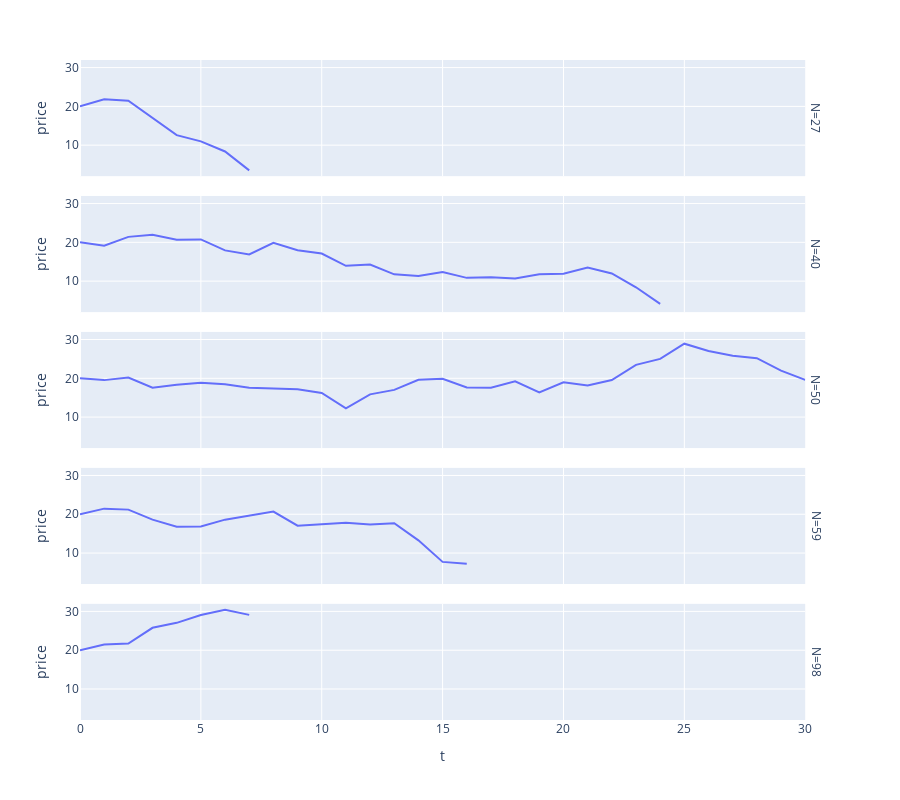

The cell this chart's notebook holds for it:
### Markdown cell above
Next we plot a few of the 100 paths using plotly. We notice that if the price never drops below `theta_low` the asset is sold at the end of the time horizon.

### Code cell
sample_paths = np.random.choice(100, size=5, replace=False)
df = high_low_policy.results.loc[high_low_policy.results.N.isin(sample_paths), :]
px.line(data_frame=df, x="t", y="price", facet_row="N", height=800)

### Figure 1 — Plotly figure (JSON) as saved in the notebook; plotly's stock layout.template omitted (floating-point values rounded to 4 significant figures)
{"data": [{"hovertemplate": "N=27<br>t=%{x}<br>price=%{y}<extra></extra>", "legendgroup": "", "line": {"color": "#636efa", "dash": "solid"}, "marker": {"symbol": "circle"}, "mode": "lines", "name": "", "orientation": "v", "showlegend": false, "type": "scatter", "x": [0, 1, 2, 3, 4, 5, 6, 7], "xaxis": "x5", "y": [20.0, 21.84, 21.47, 17.1, 12.59, 10.99, 8.376, 3.509], "yaxis": "y5"}, {"hovertemplate": "N=40<br>t=%{x}<br>price=%{y}<extra></extra>", "legendgroup": "", "line": {"color": "#636efa", "dash": "solid"}, "marker": {"symbol": "circle"}, "mode": "lines", "name": "", "orientation": "v", "showlegend": false, "type": "scatter", "x": [0, 1, 2, 3, 4, 5, 6, 7, 8, 9, 10, 11, 12, 13, 14, 15, 16, 17, 18, 19, 20, 21, 22, 23, 24], "xaxis": "x4", "y": [20.0, 19.12, 21.41, 21.96, 20.66, 20.76, 17.92, 16.86, 19.87, 17.97, 17.11, 13.95, 14.29, 11.75, 11.34, 12.35, 10.84, 10.97, 10.68, 11.78, 11.92, 13.5, 11.97, 8.419, 4.131], "yaxis": "y4"}, {"hovertemplate": "N=50<br>t=%{x}<br>price=%{y}<extra></extra>", "legendgroup": "", "line": {"color": "#636efa", "dash": "solid"}, "marker": {"symbol": "circle"}, "mode": "lines", "name": "", "orientation": "v", "showlegend": false, "type": "scatter", "x": [0, 1, 2, 3, 4, 5, 6, 7, 8, 9, 10, 11, 12, 13, 14, 15, 16, 17, 18, 19, 20, 21, 22, 23, 24, 25, 26, 27, 28, 29, 30], "xaxis": "x3", "y": [20.0, 19.53, 20.21, 17.58, 18.36, 18.83, 18.48, 17.54, 17.35, 17.18, 16.24, 12.26, 15.86, 17.01, 19.63, 19.88, 17.63, 17.59, 19.25, 16.39, 18.97, 18.12, 19.56, 23.45, 25.01, 28.92, 27.02, 25.81, 25.17, 21.99, 19.59], "yaxis": "y3"}, {"hovertemplate": "N=59<br>t=%{x}<br>price=%{y}<extra></extra>", "legendgroup": "", "line": {"color": "#636efa", "dash": "solid"}, "marker": {"symbol": "circle"}, "mode": "lines", "name": "", "orientation": "v", "showlegend": false, "type": "scatter", "x": [0, 1, 2, 3, 4, 5, 6, 7, 8, 9, 10, 11, 12, 13, 14, 15, 16], "xaxis": "x2", "y": [20.0, 21.45, 21.2, 18.62, 16.81, 16.86, 18.61, 19.64, 20.69, 17.06, 17.51, 17.84, 17.39, 17.69, 13.28, 7.725, 7.231], "yaxis": "y2"}, {"hovertemplate": "N=98<br>t=%{x}<br>price=%{y}<extra></extra>", "legendgroup": "", "line": {"color": "#636efa", "dash": "solid"}, "marker": {"symbol": "circle"}, "mode": "lines", "name": "", "orientation": "v", "showlegend": false, "type": "scatter", "x": [0, 1, 2, 3, 4, 5, 6, 7], "xaxis": "x", "y": [20.0, 21.49, 21.71, 25.78, 27.06, 29.07, 30.46, 29.11], "yaxis": "y"}], "layout": {"annotations": [{"font": {}, "showarrow": false, "text": "N=98", "textangle": 90, "x": 0.98, "xanchor": "left", "xref": "paper", "y": 0.088, "yanchor": "middle", "yref": "paper"}, {"font": {}, "showarrow": false, "text": "N=59", "textangle": 90, "x": 0.98, "xanchor": "left", "xref": "paper", "y": 0.294, "yanchor": "middle", "yref": "paper"}, {"font": {}, "showarrow": false, "text": "N=50", "textangle": 90, "x": 0.98, "xanchor": "left", "xref": "paper", "y": 0.5, "yanchor": "middle", "yref": "paper"}, {"font": {}, "showarrow": false, "text": "N=40", "textangle": 90, "x": 0.98, "xanchor": "left", "xref": "paper", "y": 0.706, "yanchor": "middle", "yref": "paper"}, {"font": {}, "showarrow": false, "text": "N=27", "textangle": 90, "x": 0.98, "xanchor": "left", "xref": "paper", "y": 0.912, "yanchor": "middle", "yref": "paper"}], "height": 800, "legend": {"tracegroupgap": 0}, "margin": {"t": 60}, "xaxis": {"anchor": "y", "domain": [0, 0.98], "title": {"text": "t"}}, "xaxis2": {"anchor": "y2", "domain": [0, 0.98], "matches": "x", "showticklabels": false}, "xaxis3": {"anchor": "y3", "domain": [0, 0.98], "matches": "x", "showticklabels": false}, "xaxis4": {"anchor": "y4", "domain": [0, 0.98], "matches": "x", "showticklabels": false}, "xaxis5": {"anchor": "y5", "domain": [0, 0.98], "matches": "x", "showticklabels": false}, "yaxis": {"anchor": "x", "domain": [0, 0.176], "title": {"text": "price"}}, "yaxis2": {"anchor": "x2", "domain": [0.206, 0.382], "matches": "y", "title": {"text": "price"}}, "yaxis3": {"anchor": "x3", "domain": [0.412, 0.588], "matches": "y", "title": {"text": "price"}}, "yaxis4": {"anchor": "x4", "domain": [0.618, 0.794], "matches": "y", "title": {"text": "price"}}, "yaxis5": {"anchor": "x5", "domain": [0.824, 1], "matches": "y", "title": {"text": "price"}}}}
